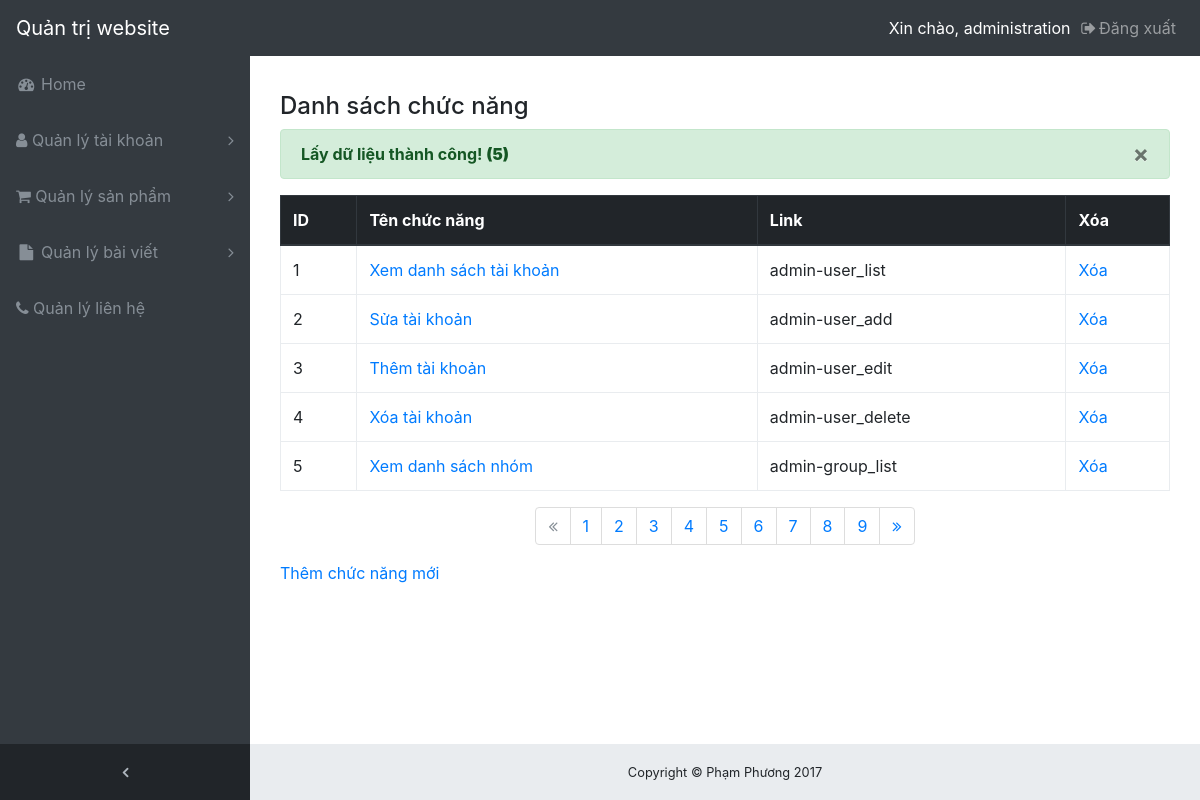
/index.php?controller=admin-group&action=list-func (signed in), run on the app's committed database.
### tables this page shows
CREATE TABLE `chucnang` (
  `id` int(11) NOT NULL,
  `ten_chuc_nang` varchar(255) NOT NULL,
  `link` varchar(255) NOT NULL
);

### Controller/AdminGroupController.php (called while the page is built, shortened)
<?php
require_once app_path . '/Model/AdminGroupModel.php';
function listfuncAction()
{
    $dataView      = null;
    $total_records = countFunc();
    $total_pages = ceil($total_records / _admin_page_limit);
    $current_page = @intval($_GET['page']);
    if ($current_page < 1)
        $current_page = 1;
    $offset = ($current_page - 1) * _admin_page_limit;
    $list   = Select_All_Func($offset);
    if (is_array($list)) {
        $dataView['data']        = $list;
        $dataView['total_pages'] = $total_pages;
        $dataView['msg']         = 'Lấy dữ liệu thành công!';
    } else {
        $dataView['msg'] = $list;
    }
    renderView($dataView);
}

### Model/AdminGroupModel.php (called while the page is built, shortened)
<?php
function Select_All_Func($offset = 0)
{
    $dataFunc   = null;
    $limit_page = _admin_page_limit;
    $sql        = "select * from chucnang LIMIT $offset,$limit_page";
    $res        = mysqli_query($GLOBALS['conn'], $sql);
    if ($res === false) {
        $dataFunc = "Lỗi lấy danh sách" . mysqli_error($GLOBALS['conn']);
        return $dataFunc;
    } else
        while ($row = mysqli_fetch_assoc($res)) {
            $dataFunc[] = $row;
        }
    return $dataFunc;
}

### View/admin-group/list-func.phtml (the view)
<div class="container-fluid">
    <h4 class="margin-top-20">Danh sách chức năng</h4>
    <div class="alert alert-success alert-dismissable fade show">
        <button type="button" class="close" data-dismiss="alert">&times;</button>
        <?php
        if (!empty($data['msg'])) {
            $tong = count($data['data']);
            echo '<b>' . $data['msg'] . " <strong>($tong)</strong></b>";
        }
        ?>
    </div>
    <div class="table-responsive">
        <table class="table table-bordered table-hover">
            <thead class="thead-dark">
            <th>ID</th>
            <th>Tên chức năng</th>
            <th>Link</th>
            <th>Xóa</th>
            </thead>
            <tbody>
            <?php foreach ($data['data'] as $row) {
                ?>
                <tr>
                    <td><?php echo $row['id']; ?></td>
                    <td>
                        <a href="?controller=admin-group&action=edit-func&id=<?php echo $row['id']; ?>"><?php echo $row['ten_chuc_nang']; ?></a>
                    </td>
                    <td><?php echo $row['link']; ?></td>
                    <td><a href="?controller=admin-group&action=delete-func&id=<?php echo $row['id']; ?>">Xóa</a></td>
                </tr>
            <?php } ?>
            </tbody>
        </table>
    </div>
    <?php
    if ($data['total_pages'] > 1) {
        $previous = isset($_GET['page']) ? $_GET['page'] - 1 : 1;
        $next     = isset($_GET['page']) ? $_GET['page'] + 1 : 2;
        if (@$_GET['page'] == 1 || !isset($_GET['page'])) {
            $disabled1 = 'disabled';
        } else {
            $disabled1 = '';
        }
        if (@$_GET['page'] == $data['total_pages']) {
            $disabled2 = 'disabled';
        } else {
            $disabled2 = '';
        }
        ?>
        <ul class="pagination">
            <li class="page-item <?php echo $disabled1; ?>"><a class="page-link"
                                                               href="?controller=admin-group&action=list&page=<?php echo $previous; ?>"><i
                            class="fa fa-angle-double-left"></i></a></li>
            <?php
            for ($page = 1; $page <= $data['total_pages']; $page++) {
                if (@$_GET['page'] == $page) {
                    $active = 'active';
                } else {
                    $active = '';
                }
                echo '<li class="page-item ' . $active . '"><a class="page-link" href="?controller=admin-group&action=list-func&page=' . $page . '">' . $page . '</a></li>';
            }
            ?>
            <li class="page-item <?php echo $disabled2; ?>"><a class="page-link"
                                                               href="?controller=admin-group&action=list&page=<?php echo $next; ?>"><i
                            class="fa fa-angle-double-right"></i></a></li>
        </ul>
        <?php
    }
    ?>
    <a href="?controller=admin-group&action=add-func">Thêm chức năng mới</a>
</div>

### public/backend/css/style.css (style rules this page uses)
.margin-top-20 { margin-top: 20px; }
body { margin: 0px; padding: 0px; }
a { color:#8cc63f; }
.page-link { color:#8cc63f; }
.pagination { justify-content: center; }

### public/backend/css/sb-admin.css (style rules this page uses)
html { position: relative; min-height: 100%; }
body { overflow-x: hidden; }
body.sticky-footer { margin-bottom: 56px; }
body.fixed-nav { padding-top: 56px; }

### data on the page
chucnang: id "1", ten_chuc_nang "Xem danh sách tài khoản", link "admin-user_list"
chucnang: id "2", ten_chuc_nang "Sửa tài khoản", link "admin-user_add"
chucnang: id "3", ten_chuc_nang "Thêm tài khoản", link "admin-user_edit"
chucnang: id "4", ten_chuc_nang "Xóa tài khoản", link "admin-user_delete"
chucnang: id "5", ten_chuc_nang "Xem danh sách nhóm", link "admin-group_list"

### other printed values
$data['msg'] "Lấy dữ liệu thành công!"
$tong "5"
